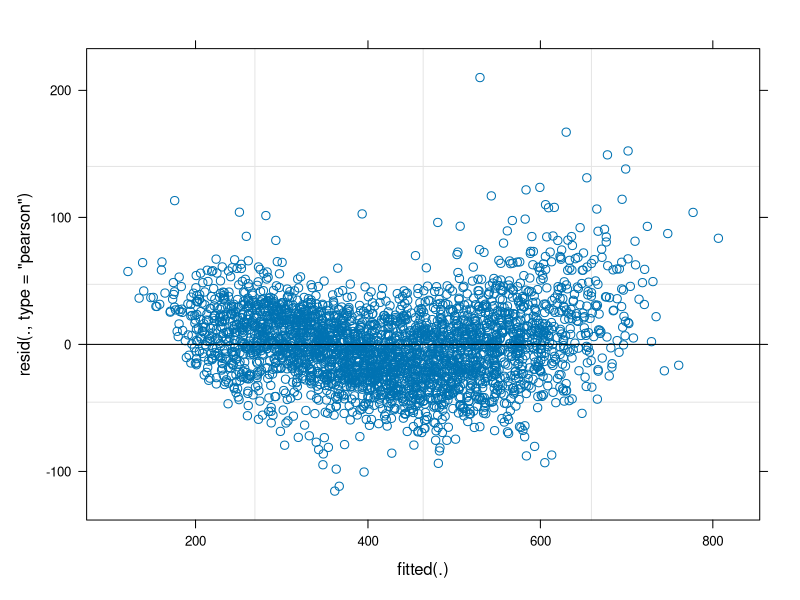
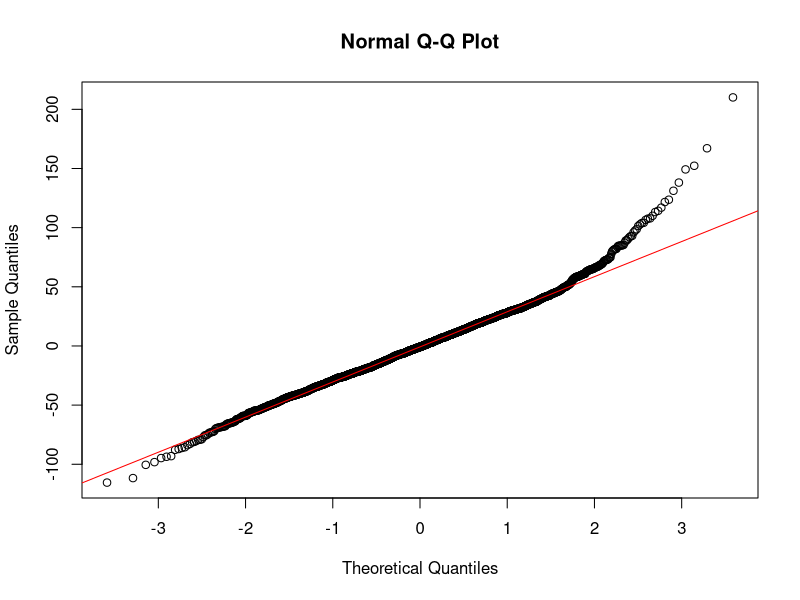
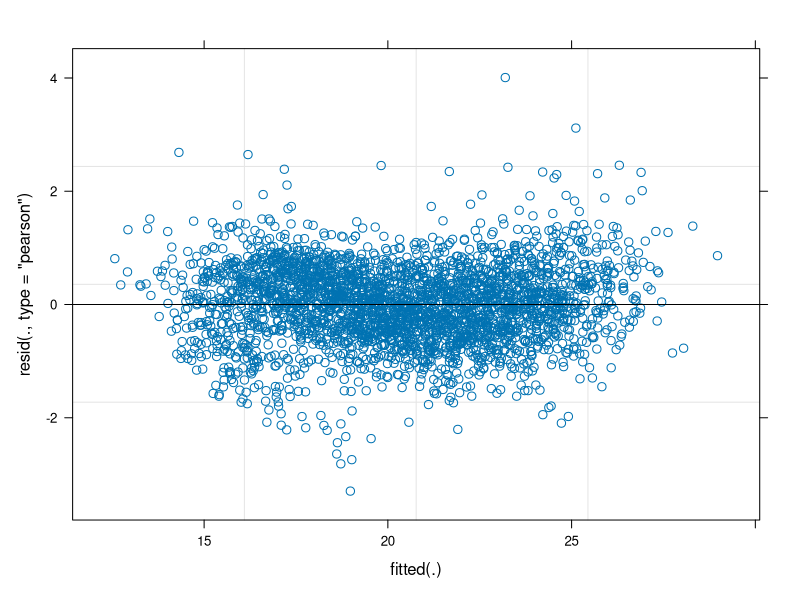
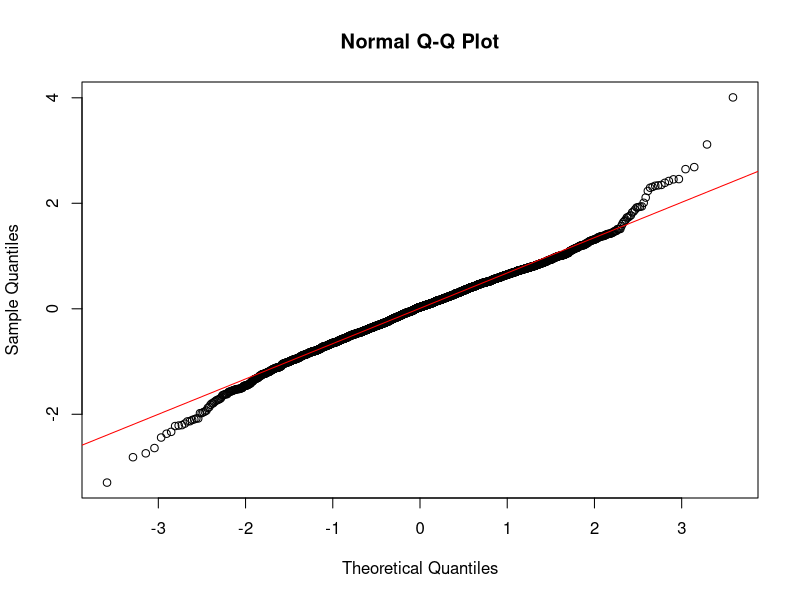
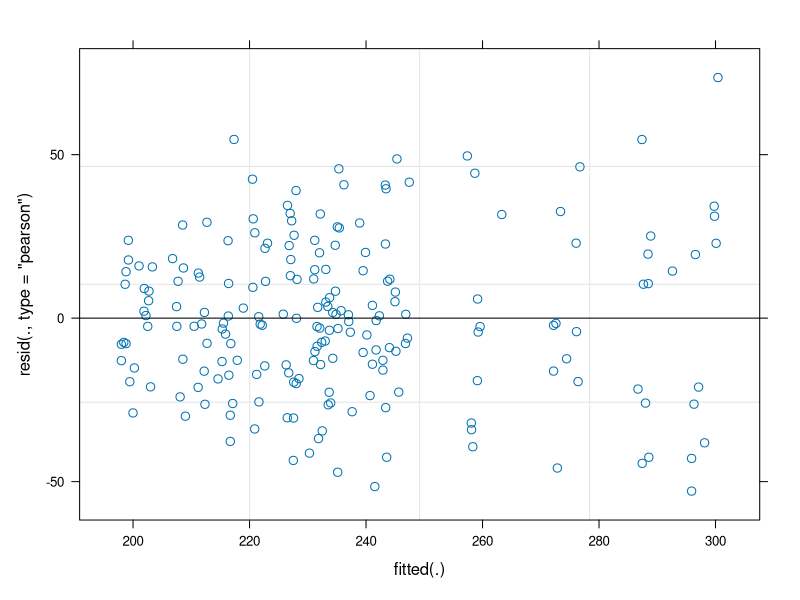
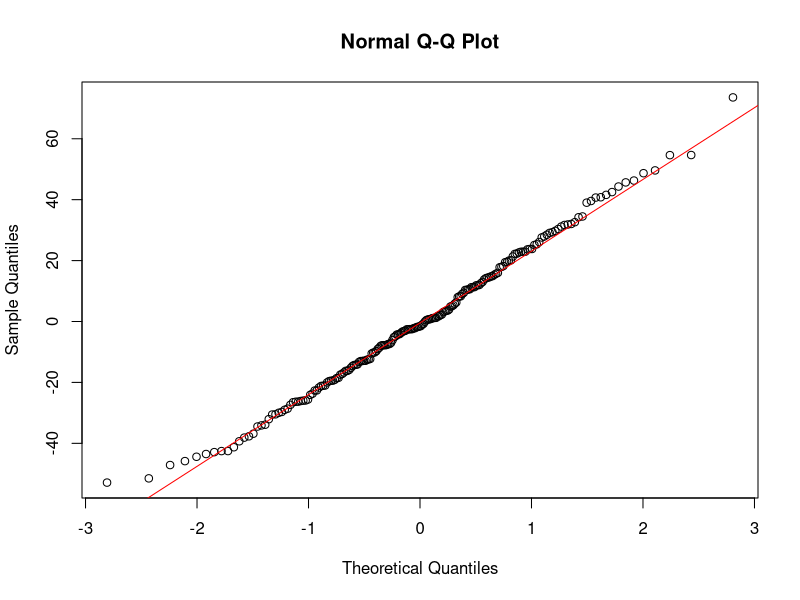
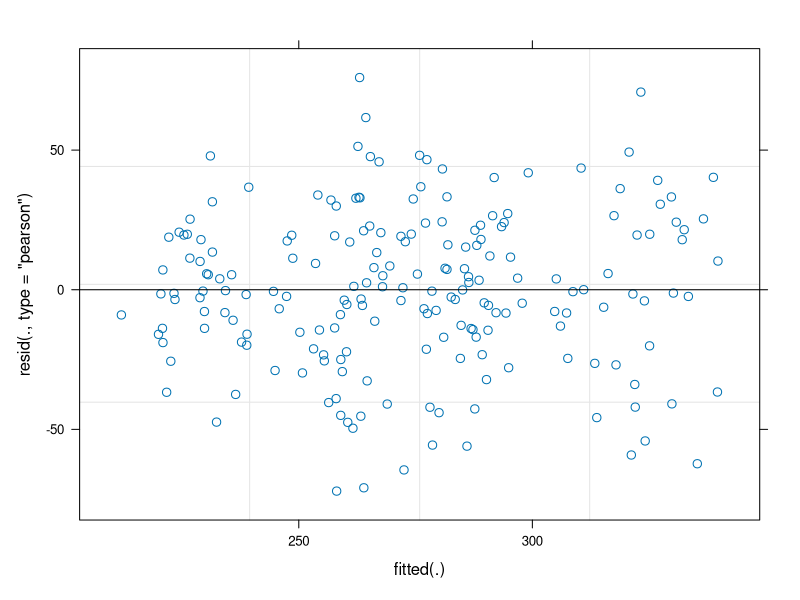
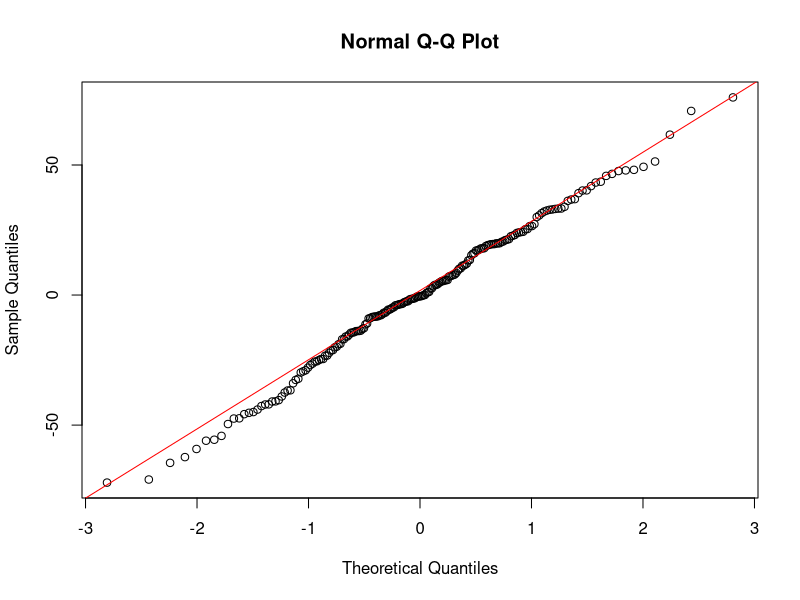

R code for these plots, in order: (Note: this script raises an error after producing the figures.)

#Import data
Mass1 <- read.table("TenebMass1.txt", header = T, check.names = F)
Mass1$Rep <- as.factor(Mass1$Rep)

Mass2 <- read.table("TenebMass2.txt", header = T, check.names = F)
Mass2$Rep <- as.factor(Mass2$Rep)

library(dplyr)

#Merge data frames
TenebMass <- merge(Mass1, Mass2, by = "Rep") 



#Modify wide to long
library(tidyr)

TenebMassL <- TenebMass %>%
  pivot_longer(cols = c(3,6:19), 
               names_to = "Jour",
               values_to = "Mass"
  )
TenebMassL$Strain <- as.factor(TenebMassL$Strain)
TenebMassL$Bloc <- as.factor(TenebMassL$Bloc)
TenebMassL$Trt <- as.factor(TenebMassL$Trt)
TenebMassL$Jour <- as.numeric(TenebMassL$Jour)


#Installing packages lme4 and lmerTest
library(lme4)
library(lmerTest)

#Test 1
Tenemodmass <- lmer(Mass ~ Strain * Trt + Jour + Jour:Strain + Jour:Trt + (1|Bloc) + (1|Bloc:Strain) + (1|Bloc:Trt) + (1|Rep), data = TenebMassL)
plot(Tenemodmass)
qqnorm(residuals(Tenemodmass))
qqline(residuals(Tenemodmass), col = "red")


#Transformation 1
Tenemodmass1 <- lmer(sqrt(Mass) ~ Strain * Trt + Jour + Jour:Strain + Jour:Trt + (1|Bloc) + (1|Bloc:Strain) + (1|Bloc:Trt) + (1|Rep), data = TenebMassL)
plot(Tenemodmass1)
qqnorm(residuals(Tenemodmass1)) 
qqline(residuals(Tenemodmass1), col = "red")
summary(Tenemodmass1)


aov1modmass  <- anova(Tenemodmass1, type = 3)
aov1modmass

TenebMassLJ <- TenebMassL %>%
  split(TenebMassL$Jour)
#Jour 1####
TenebMassL1 <- TenebMassLJ$'1'

TenemodMass1 <- lmer(Mass ~ Strain * Trt + (1|Bloc) + (1|Bloc:Strain) + (1|Bloc:Trt), data = TenebMassL1)
plot(TenemodMass1)
qqnorm(residuals(TenemodMass1))
qqline(residuals(TenemodMass1), col = "red")


anova(TenemodMass1, type=3)



#Jour 2####
TenebMassL2 <- TenebMassLJ$'2'

TenemodMass2 <- lmer(Mass ~ Strain * Trt + (1|Bloc) + (1|Bloc:Strain) + (1|Bloc:Trt), data = TenebMassL2)
plot(TenemodMass2)
qqnorm(residuals(TenemodMass2))
qqline(residuals(TenemodMass2), col = "red")


anova(TenemodMass2, type=3)

#Jour 3####
TenebMassL3 <- TenebMassLJ$'3'

TenemodMass3 <- lmer(Mass ~ Strain * Trt + (1|Bloc) + (1|Bloc:Strain) + (1|Bloc:Trt), data = TenebMassL3)
plot(TenemodMass3)
qqnorm(residuals(TenemodMass3))
qqline(residuals(TenemodMass3), col = "red")


anova(TenemodMass3, type=3)

#Jour 4####
TenebMassL4 <- TenebMassLJ$'4'

TenemodMass4 <- lmer(Mass ~ Strain * Trt + (1|Bloc) + (1|Bloc:Strain) + (1|Bloc:Trt), data = TenebMassL4)
plot(TenemodMass4)
qqnorm(residuals(TenemodMass4))
qqline(residuals(TenemodMass4), col = "red")


anova(TenemodMass4, type=3)



#Jour 5####
TenebMassL5 <- TenebMassLJ$'5'

TenemodMass5 <- lmer(Mass ~ Strain * Trt + (1|Bloc) + (1|Bloc:Strain) + (1|Bloc:Trt), data = TenebMassL5)
plot(TenemodMass5)
qqnorm(residuals(TenemodMass5))
qqline(residuals(TenemodMass5), col = "red")


anova(TenemodMass5, type=3)

#Jour 6####
TenebMassL6 <- TenebMassLJ$'6'

TenemodMass6 <- lmer(Mass ~ Strain * Trt + (1|Bloc) + (1|Bloc:Strain) + (1|Bloc:Trt), data = TenebMassL6)
plot(TenemodMass6)
qqnorm(residuals(TenemodMass6))
qqline(residuals(TenemodMass6), col = "red")


anova(TenemodMass6, type=3)

#Jour 7####
TenebMassL7 <- TenebMassLJ$'7'

TenemodMass7 <- lmer(Mass ~ Strain * Trt + (1|Bloc) + (1|Bloc:Strain) + (1|Bloc:Trt), data = TenebMassL7)
plot(TenemodMass7)
qqnorm(residuals(TenemodMass7))

qqline(residuals(TenemodMass7), col = "red")


anova(TenemodMass7, type=3)

#Jour 8####
TenebMassL8 <- TenebMassLJ$'8'

TenemodMass8 <- lmer(Mass ~ Strain * Trt + (1|Bloc) + (1|Bloc:Strain) + (1|Bloc:Trt), data = TenebMassL8)
plot(TenemodMass8)
qqnorm(residuals(TenemodMass8))
qqline(residuals(TenemodMass8), col = "red")


anova(TenemodMass8, type=3)

#Jour 9####
TenebMassL9 <- TenebMassLJ$'9'

TenemodMass9 <- lmer(Mass ~ Strain * Trt + (1|Bloc) + (1|Bloc:Strain) + (1|Bloc:Trt), data = TenebMassL9)
plot(TenemodMass9)
qqnorm(residuals(TenemodMass9))
qqline(residuals(TenemodMass9), col = "red")


anova(TenemodMass9, type=3)

#Jour 10####
TenebMassL10 <- TenebMassLJ$'10'

TenemodMass10 <- lmer(Mass ~ Strain * Trt + (1|Bloc) + (1|Bloc:Strain) + (1|Bloc:Trt), data = TenebMassL10)
plot(TenemodMass10)
qqnorm(residuals(TenemodMass10))
qqline(residuals(TenemodMass10), col = "red")


anova(TenemodMass10, type=3)

#Jour 11####
TenebMassL11 <- TenebMassLJ$'11'

TenemodMass11 <- lmer(Mass ~ Strain * Trt + (1|Bloc) + (1|Bloc:Strain) + (1|Bloc:Trt), data = TenebMassL11)
plot(TenemodMass11)
qqnorm(residuals(TenemodMass11))
qqline(residuals(TenemodMass11), col = "red")


anova(TenemodMass11, type=3)

#Jour 12####
TenebMassL12 <- TenebMassLJ$'12'

TenemodMass12 <- lmer(Mass ~ Strain * Trt + (1|Bloc) + (1|Bloc:Strain) + (1|Bloc:Trt), data = TenebMassL12)
plot(TenemodMass12)
qqnorm(residuals(TenemodMass12))
qqline(residuals(TenemodMass12), col = "red")


anova(TenemodMass12, type=3)


#Jour 14####
TenebMassL14 <- TenebMassLJ$'14'

TenemodMass14 <- lmer(Mass ~ Strain * Trt + (1|Bloc) + (1|Bloc:Strain) + (1|Bloc:Trt), data = TenebMassL14)
plot(TenemodMass14)
qqnorm(residuals(TenemodMass14))
qqline(residuals(TenemodMass14), col = "red")


anova(TenemodMass14, type=3)



#Jour 15####
TenebMassL15 <- TenebMassLJ$'15'

TenemodMass15 <- lmer(Mass ~ Strain * Trt + (1|Bloc) + (1|Bloc:Strain) + (1|Bloc:Trt), data = TenebMassL15)
plot(TenemodMass15)
qqnorm(residuals(TenemodMass15))
qqline(residuals(TenemodMass15), col = "red")


anova(TenemodMass15, type=3)


library(emmeans)
library(multcomp)
library(multcompView)
library(dplyr)

modTenebMassL15_Tukey <- emmeans(TenemodMass15, ~Strain)


tuk.cld.Mass15 <- cld(modTenebMassL15_Tukey, Letters = letters, adjust = "sidak")
tuk.cld.Mass15

lettersMass15 <- tuk.cld.Mass15$.group
letters_df.Mass15 <- data.frame(Strain = tuk.cld.Mass15$Strain, letters = lettersMass15)
letters_df.Mass15


placement <- TenebMassL15 %>%
  group_by(Strain) %>%
  summarise(50)

colnames(placement)[2] <- "Placement.Value"

letters.df.Mass15 <- left_join(letters_df.Mass15, placement)
letters.df.Mass15$Jour <- 15

TenebMassL15 <- merge(TenebMassL15, letters.df.Mass15, by = "Strain") 

#Transform

TenemodMassT15 <- lmer(sqrt(Mass) ~ Strain * Trt + (1|Bloc) + (1|Bloc:Strain) + (1|Bloc:Trt), data = TenebMassL15)
plot(TenemodMassT15)
qqnorm(residuals(TenemodMassT15))
qqline(residuals(TenemodMassT15), col = "red")

anova(TenemodMassT15)
install.packages("ggplot2")

library(dplyr)

TenebMassLsum <- TenebMassL15  %>%
  group_by(Strain, Trt)  %>%
  summarise(
    n=n(),
    mean=mean(Mass),
    sd=sd(Mass)
  ) %>%
  mutate( se=sd/sqrt(n))  %>%
  mutate( ic=se * qt((1-0.05)/2 + .5, n-1)) %>%
  mutate(Strain = case_when(
    Strain == "All" ~ "Germany", 
    Strain == "Esp" ~ "Spain",
    Strain == "Fra" ~ "France",
    Strain == "Gre" ~ "Greece",
    Strain == "Inv1" ~ "Norway 1",
    Strain == "Inv2" ~ "Norway 2",
    Strain == "Ita1" ~ "Italy 1",
    Strain == "Ita2" ~ "Italy 2",
    Strain == "Tur" ~ "Turkey",
    Strain == "Wor" ~ "Canada",
    T ~ Strain)) 
  
TenebMassL15 <- TenebMassL15 %>%
  mutate(Strain = case_when(
    Strain == "All" ~ "Germany", 
    Strain == "Esp" ~ "Spain",
    Strain == "Fra" ~ "France",
    Strain == "Gre" ~ "Greece",
    Strain == "Inv1" ~ "Norway 1",
    Strain == "Inv2" ~ "Norway 2",
    Strain == "Ita1" ~ "Italy 1",
    Strain == "Ita2" ~ "Italy 2",
    Strain == "Tur" ~ "Turkey",
    Strain == "Wor" ~ "Canada",
    T ~ Strain)) 

library(ggplot2)

P1  <- ggplot(data = TenebMassLsum, aes(x = Jour, y = mean, colour = Trt)) + 
  geom_line() +
  geom_point() +
  facet_wrap(~Strain, ncol = 5) +
  scale_color_manual(values = c("#800000","#469990")) +
  ylab("") + 
  xlab("") +
  labs(colour = "") +
  theme_classic() +
  scale_x_continuous(breaks = round(seq(min(TenebMassLsum$Jour), max(TenebMassLsum$Jour), by = 2),1)) +
  theme(panel.grid.major.y = element_line(color = "lightgray",
                                          size = 0.5,
                                          linetype = 2), legend.position = "none")


ggplot(data = TenebMassLsum, aes(x = Jour, y = mean, colour = Trt)) + 
  geom_line() +
  geom_point() +
  facet_wrap(~Strain, ncol = 5) +
  scale_color_manual(values = c("#800000","#469990")) +
  ylab("") + 
  xlab("") +
  labs(colour = "") +
  theme_classic()


ggplot(data = TenebMassLsum, aes(x = Strain, y = mean, fill = Trt)) + 
  geom_bar(stat = "identity", position = position_dodge()) +
  geom_text(data = TenebMassL15, aes(x = Strain, y = 750, label = letters), 
            size = 4, color = "black") +
  scale_fill_manual(values = c("#800000","#469990")) +
  theme_classic() +
  scale_y_continuous(lim = c(0,800)) +
  ylab("") + 
  xlab("") +
  labs(colour = "") +
  theme(panel.grid.major.y = element_line(color = "lightgray",
                                          size = 0.5,
                                          linetype = 2), legend.position = "none")

library(cowplot)

plot_grid(P1,P2,P3, P4)
P1
P2
P3
P4
